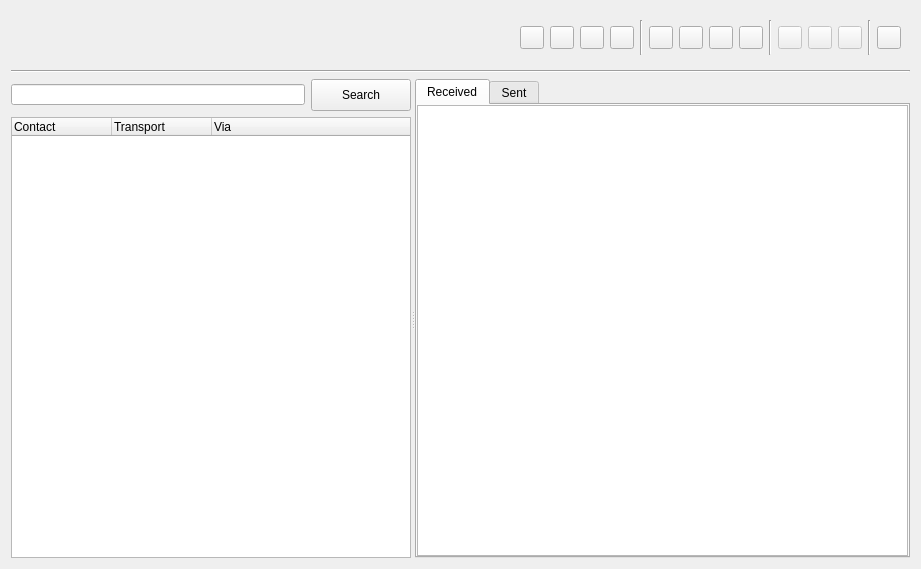
<?xml version="1.0" encoding="UTF-8"?>
<ui version="4.0">
 <class>Payments</class>
 <widget class="QWidget" name="Payments">
  <property name="geometry">
   <rect>
    <x>0</x>
    <y>0</y>
    <width>921</width>
    <height>569</height>
   </rect>
  </property>
  <property name="windowTitle">
   <string>Payments</string>
  </property>
  <layout class="QVBoxLayout" name="verticalLayout_2" stretch="1,1,9">
   <item>
    <widget class="QWidget" name="userBar" native="true">
     <layout class="QHBoxLayout" name="horizontalLayout_2">
      <item>
       <spacer name="horizontalSpacer_3">
        <property name="orientation">
         <enum>Qt::Horizontal</enum>
        </property>
        <property name="sizeHint" stdset="0">
         <size>
          <width>40</width>
          <height>20</height>
         </size>
        </property>
       </spacer>
      </item>
      <item>
       <layout class="QHBoxLayout" name="horizontalLayout">
        <item>
         <widget class="QToolButton" name="toolButtonPay">
          <property name="text">
           <string/>
          </property>
         </widget>
        </item>
        <item>
         <widget class="QToolButton" name="toolButtonRequest">
          <property name="text">
           <string/>
          </property>
         </widget>
        </item>
        <item>
         <widget class="QToolButton" name="toolButtonPending">
          <property name="text">
           <string/>
          </property>
         </widget>
        </item>
        <item>
         <widget class="QToolButton" name="toolButtonImport">
          <property name="text">
           <string/>
          </property>
         </widget>
        </item>
        <item>
         <widget class="Line" name="line_7">
          <property name="orientation">
           <enum>Qt::Vertical</enum>
          </property>
         </widget>
        </item>
        <item>
         <widget class="QToolButton" name="toolButtonMessages">
          <property name="text">
           <string/>
          </property>
         </widget>
        </item>
        <item>
         <widget class="QToolButton" name="toolButtonContacts">
          <property name="text">
           <string/>
          </property>
         </widget>
        </item>
        <item>
         <widget class="QToolButton" name="toolButtonExchange">
          <property name="text">
           <string/>
          </property>
         </widget>
        </item>
        <item>
         <widget class="QToolButton" name="toolButtonSecrets">
          <property name="text">
           <string/>
          </property>
         </widget>
        </item>
        <item>
         <widget class="Line" name="line_4">
          <property name="orientation">
           <enum>Qt::Vertical</enum>
          </property>
         </widget>
        </item>
        <item>
         <widget class="QToolButton" name="toolButtonReply">
          <property name="enabled">
           <bool>false</bool>
          </property>
          <property name="text">
           <string/>
          </property>
         </widget>
        </item>
        <item>
         <widget class="QToolButton" name="toolButtonForward">
          <property name="enabled">
           <bool>false</bool>
          </property>
          <property name="text">
           <string/>
          </property>
         </widget>
        </item>
        <item>
         <widget class="QToolButton" name="toolButtonDelete">
          <property name="enabled">
           <bool>false</bool>
          </property>
          <property name="text">
           <string/>
          </property>
         </widget>
        </item>
        <item>
         <widget class="Line" name="line_5">
          <property name="orientation">
           <enum>Qt::Vertical</enum>
          </property>
         </widget>
        </item>
        <item>
         <widget class="QToolButton" name="toolButtonRefresh">
          <property name="text">
           <string/>
          </property>
         </widget>
        </item>
       </layout>
      </item>
     </layout>
    </widget>
   </item>
   <item>
    <widget class="Line" name="line">
     <property name="orientation">
      <enum>Qt::Horizontal</enum>
     </property>
    </widget>
   </item>
   <item>
    <widget class="QSplitter" name="splitter">
     <property name="orientation">
      <enum>Qt::Horizontal</enum>
     </property>
     <widget class="QFrame" name="frame">
      <property name="maximumSize">
       <size>
        <width>400</width>
        <height>16777215</height>
       </size>
      </property>
      <property name="frameShape">
       <enum>QFrame::NoFrame</enum>
      </property>
      <property name="frameShadow">
       <enum>QFrame::Plain</enum>
      </property>
      <property name="lineWidth">
       <number>0</number>
      </property>
      <layout class="QVBoxLayout" name="verticalLayout">
       <property name="leftMargin">
        <number>0</number>
       </property>
       <property name="topMargin">
        <number>0</number>
       </property>
       <property name="rightMargin">
        <number>0</number>
       </property>
       <property name="bottomMargin">
        <number>0</number>
       </property>
       <item>
        <layout class="QHBoxLayout" name="horizontalLayout_5">
         <item>
          <widget class="QLineEdit" name="lineEdit">
           <property name="minimumSize">
            <size>
             <width>0</width>
             <height>21</height>
            </size>
           </property>
           <property name="maximumSize">
            <size>
             <width>360</width>
             <height>21</height>
            </size>
           </property>
           <property name="clearButtonEnabled">
            <bool>true</bool>
           </property>
          </widget>
         </item>
         <item>
          <widget class="QPushButton" name="pushButtonSearch">
           <property name="sizePolicy">
            <sizepolicy hsizetype="Expanding" vsizetype="Fixed">
             <horstretch>0</horstretch>
             <verstretch>0</verstretch>
            </sizepolicy>
           </property>
           <property name="minimumSize">
            <size>
             <width>0</width>
             <height>32</height>
            </size>
           </property>
           <property name="maximumSize">
            <size>
             <width>100</width>
             <height>32</height>
            </size>
           </property>
           <property name="text">
            <string>Search</string>
           </property>
          </widget>
         </item>
        </layout>
       </item>
       <item>
        <widget class="QTreeWidget" name="treeWidget">
         <property name="sizePolicy">
          <sizepolicy hsizetype="Minimum" vsizetype="Expanding">
           <horstretch>0</horstretch>
           <verstretch>0</verstretch>
          </sizepolicy>
         </property>
         <property name="minimumSize">
          <size>
           <width>200</width>
           <height>0</height>
          </size>
         </property>
         <property name="maximumSize">
          <size>
           <width>400</width>
           <height>16777215</height>
          </size>
         </property>
         <column>
          <property name="text">
           <string>Contact</string>
          </property>
         </column>
         <column>
          <property name="text">
           <string>Transport</string>
          </property>
         </column>
         <column>
          <property name="text">
           <string>Via</string>
          </property>
         </column>
        </widget>
       </item>
      </layout>
     </widget>
     <widget class="QTabWidget" name="tabWidget">
      <property name="tabShape">
       <enum>QTabWidget::Rounded</enum>
      </property>
      <property name="currentIndex">
       <number>0</number>
      </property>
      <widget class="QWidget" name="tabReceived">
       <attribute name="title">
        <string>Received</string>
       </attribute>
       <layout class="QVBoxLayout" name="verticalLayoutReceived">
        <property name="leftMargin">
         <number>0</number>
        </property>
        <property name="topMargin">
         <number>0</number>
        </property>
        <property name="rightMargin">
         <number>0</number>
        </property>
        <property name="bottomMargin">
         <number>0</number>
        </property>
        <item>
         <widget class="QTableView" name="tableViewReceived"/>
        </item>
       </layout>
      </widget>
      <widget class="QWidget" name="tabSent">
       <attribute name="title">
        <string>Sent</string>
       </attribute>
       <layout class="QVBoxLayout" name="verticalLayoutSent">
        <property name="leftMargin">
         <number>0</number>
        </property>
        <property name="topMargin">
         <number>0</number>
        </property>
        <property name="rightMargin">
         <number>0</number>
        </property>
        <property name="bottomMargin">
         <number>0</number>
        </property>
        <item>
         <widget class="QTableView" name="tableViewSent"/>
        </item>
       </layout>
      </widget>
     </widget>
    </widget>
   </item>
  </layout>
 </widget>
 <resources/>
 <connections/>
</ui>
